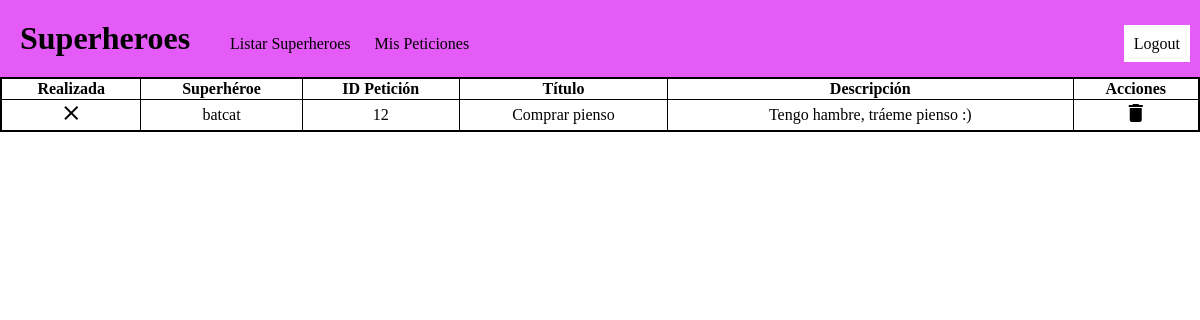
Page /peticiones/list (signed in) on the committed database.
### tables this page shows
CREATE TABLE `peticiones` (
  `id` int(11) NOT NULL,
  `titulo` varchar(255) NOT NULL,
  `descripcion` text NOT NULL,
  `realizada` tinyint(1) NOT NULL,
  `idSuperheroe` int(11) NOT NULL,
  `idCiudadano` int(11) NOT NULL,
  `created_at` timestamp NOT NULL DEFAULT current_timestamp(),
  `updated_at` timestamp NULL DEFAULT NULL ON UPDATE current_timestamp()
);

### app/Controllers/BaseController.php (called while the page is built, shortened)
<?php
class BaseController {
    public function renderHTML($fileName, $data=[]) {
        include($fileName);
    }
}
?>

### app/Controllers/PeticionesController.php (called while the page is built, shortened)
<?php
class PeticionesController extends BaseController
{
    public function listAction()
    {
        $pt = Peticion::getInstancia();
        $sh = Superheroe::getInstancia();
        $ci = Ciudadano::getInstancia();
        $ci->setIdUsuario($_SESSION['usuario']['id']);
        $idCiudadano = $ci->getByIdUsuario($_SESSION['usuario']['id'])['id'];
        $data = array();
        $data['peticiones'] = $pt->getAllPeticionesCiudadano($idCiudadano);
        foreach ($data['peticiones'] as $key => $peticion) {
            $sh->setId($peticion['idSuperheroe']);
            $data['peticiones'][$key]['superheroe'] = $sh->get()['nombre'];
        }
        $this->renderHTML('..\views\peticiones_list_view.php', $data);
    }
}

### app/Models/DBAbstractModel.php (called while the page is built, shortened)
<?php
abstract class DBAbstractModel
{
    private static $db_host = DBHOST;
    private static $db_user = DBUSER;
    private static $db_pass = DBPASS;
    private static $db_name = DBNAME;
    private static $db_port = DBPORT;
    protected $conn;
    protected $query;
    protected $parametros = array();
    protected function open_connection()
    {
        $dsn = 'mysql:host=' . self::$db_host . ';'
            . 'dbname=' . self::$db_name . ';'
            . 'port='  . self::$db_port;
        try {
            $this->conn = new \PDO(
                $dsn,
                self::$db_user,
                self::$db_pass,
                array(\PDO::MYSQL_ATTR_INIT_COMMAND => "SET NAMES utf8")
            );
            return $this->conn;
        } catch (\PDOException $e) {
            printf("Conexión fallida: %s\n", $e->getMessage());
            exit();
        }
    }
    protected function get_results_from_query()
    {
        if (($_stmt = $this->conn->prepare($this->query))) {
            if (preg_match_all('/(:\w+)/', $this->query, $_named, PREG_PATTERN_ORDER)) {
                $_named = array_pop($_named);
                foreach ($_named as $_param) {
                    $_stmt->bindValue($_param, $this->parametros[substr($_param, 1)]);
                }
            }
            try {
                if (!$_stmt->execute()) {
                    printf("Error de consulta: %s\n", $_stmt->errorInfo()[2]);
                }
                $this->rows = $_stmt->fetchAll(\PDO::FETCH_ASSOC);
            } catch (\PDOException $e) {
                printf("Error en consulta: %s\n", $e->getMessage());
            }
        }
    }
}

### app/Models/Peticion.php (called while the page is built, shortened)
<?php
require_once 'DBAbstractModel.php';
class Peticion extends DBAbstractModel
{
    private static $instancia;
    public static function getInstancia()
    {
        if (!isset(self::$instancia)) {
            self::$instancia = new $miclase;
        }
        return self::$instancia;
    }
    public function getAllPeticionesCiudadano($idCiudadano)
    {
        $this->query = "SELECT * FROM peticiones WHERE idCiudadano = :idCiudadano";
        $this->get_results_from_query();
        return $this->rows;
    }
}

### app/Models/Ciudadano.php (called while the page is built, shortened)
<?php
require_once 'DBAbstractModel.php';
class Ciudadano extends DBAbstractModel
{
    private static $instancia;
    public static function getInstancia()
    {
        if (!isset(self::$instancia)) {
            self::$instancia = new $miclase;
        }
        return self::$instancia;
    }
    private $idUsuario;
    public function setIdUsuario($idUsuario)
    {
        $this->idUsuario = $idUsuario;
    }
    public function getByIdUsuario()
    {
        $idUsuario = $this->idUsuario;
        $this->query = "SELECT * FROM ciudadanos WHERE idUsuario = :idUsuario";
        $this->get_results_from_query();
        return $this->rows[0];
    }
}

### views/peticiones_list_view.php (the view)
<table>
    <thead>
        <tr>
            <th>Realizada</th>
            <th>Superhéroe</th>
            <th>ID Petición</th>
            <th>Título</th>
            <th>Descripción</th>
            <th>Acciones</th>
        </tr>
    </thead>
    <tbody>
        <?php
        foreach ($data['peticiones'] as $peticion) { ?>
            <tr>
                <td>
                    <span class='material-icons'><?php echo ($peticion['realizada']) ? "done" : "close"; ?></span>
                </td>
                <td>
                    <?= $peticion['superheroe']; ?>
                </td>
                <td>
                    <?= $peticion['id']; ?>
                </td>
                <td>
                    <?= $peticion['titulo']; ?>
                </td>
                <td>
                    <?= $peticion['descripcion']; ?>
                </td>
                <?php
                if ($_SESSION['usuario']["perfil"] == "ciudadano") { ?>
                    <td>
                        <a href='del/<?= $peticion['id'] ?>'><span class='material-icons'>delete</span></a>
                    </td>
                <?php } ?>
            </tr>
        <?php
        }
        ?>
    </tbody>
</table>

### public/css/style.css (style rules this page uses)
body { margin: 0 auto; }
table { width: 100%; text-align: center; padding: 20px; border: 2px solid black; border-collapse: collapse; }
table td, table th { border: 1px solid black; border-collapse: collapse; }
a { text-decoration: none; color: black; padding: 10px; }

### rows in the picture
peticiones: superheroe "batcat", id "12", titulo "Comprar pienso", descripcion "Tengo hambre, tráeme pienso :)"
